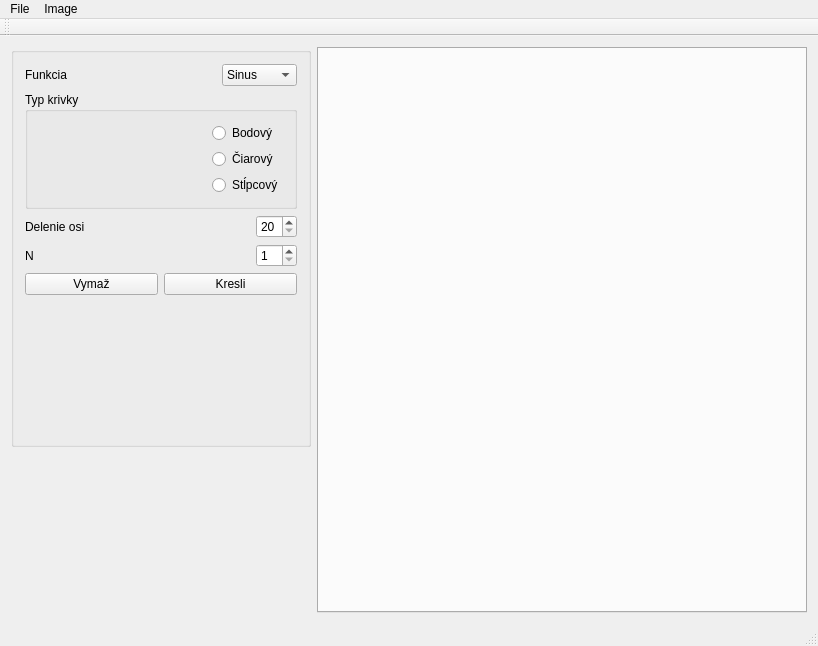
<?xml version="1.0" encoding="UTF-8"?>
<ui version="4.0">
 <class>ImageViewerClass</class>
 <widget class="QMainWindow" name="ImageViewerClass">
  <property name="geometry">
   <rect>
    <x>0</x>
    <y>0</y>
    <width>818</width>
    <height>646</height>
   </rect>
  </property>
  <property name="windowTitle">
   <string>ImageViewer</string>
  </property>
  <widget class="QWidget" name="centralWidget">
   <layout class="QGridLayout" name="gridLayout">
    <item row="0" column="0">
     <widget class="QGroupBox" name="groupBox">
      <property name="maximumSize">
       <size>
        <width>300</width>
        <height>400</height>
       </size>
      </property>
      <property name="title">
       <string/>
      </property>
      <layout class="QVBoxLayout" name="verticalLayout">
       <item>
        <layout class="QHBoxLayout" name="horizontalLayout_2">
         <item>
          <widget class="QLabel" name="label">
           <property name="text">
            <string>Funkcia</string>
           </property>
          </widget>
         </item>
         <item>
          <spacer name="horizontalSpacer_2">
           <property name="orientation">
            <enum>Qt::Horizontal</enum>
           </property>
           <property name="sizeHint" stdset="0">
            <size>
             <width>40</width>
             <height>20</height>
            </size>
           </property>
          </spacer>
         </item>
         <item>
          <widget class="QComboBox" name="comboBox">
           <property name="currentIndex">
            <number>0</number>
           </property>
           <item>
            <property name="text">
             <string>Sinus</string>
            </property>
           </item>
           <item>
            <property name="text">
             <string>Cosinus</string>
            </property>
           </item>
          </widget>
         </item>
        </layout>
       </item>
       <item>
        <widget class="QGroupBox" name="groupBox_2">
         <property name="title">
          <string>Typ krivky</string>
         </property>
         <layout class="QHBoxLayout" name="horizontalLayout_6">
          <item>
           <spacer name="horizontalSpacer_4">
            <property name="orientation">
             <enum>Qt::Horizontal</enum>
            </property>
            <property name="sizeHint" stdset="0">
             <size>
              <width>282</width>
              <height>20</height>
             </size>
            </property>
           </spacer>
          </item>
          <item>
           <layout class="QVBoxLayout" name="verticalLayout_2">
            <item>
             <widget class="QRadioButton" name="radioButton">
              <property name="text">
               <string>Bodový</string>
              </property>
             </widget>
            </item>
            <item>
             <widget class="QRadioButton" name="radioButton_2">
              <property name="text">
               <string>Čiarový</string>
              </property>
             </widget>
            </item>
            <item>
             <widget class="QRadioButton" name="radioButton_3">
              <property name="text">
               <string>Stĺpcový</string>
              </property>
             </widget>
            </item>
           </layout>
          </item>
         </layout>
        </widget>
       </item>
       <item>
        <layout class="QHBoxLayout" name="horizontalLayout_3">
         <item>
          <widget class="QLabel" name="label_3">
           <property name="text">
            <string>Delenie osi</string>
           </property>
          </widget>
         </item>
         <item>
          <spacer name="horizontalSpacer">
           <property name="orientation">
            <enum>Qt::Horizontal</enum>
           </property>
           <property name="sizeHint" stdset="0">
            <size>
             <width>40</width>
             <height>20</height>
            </size>
           </property>
          </spacer>
         </item>
         <item>
          <widget class="QSpinBox" name="spinBox">
           <property name="minimum">
            <number>20</number>
           </property>
           <property name="maximum">
            <number>50</number>
           </property>
           <property name="singleStep">
            <number>2</number>
           </property>
          </widget>
         </item>
        </layout>
       </item>
       <item>
        <layout class="QHBoxLayout" name="horizontalLayout_4">
         <item>
          <widget class="QLabel" name="label_2">
           <property name="text">
            <string>N</string>
           </property>
          </widget>
         </item>
         <item>
          <spacer name="horizontalSpacer_3">
           <property name="orientation">
            <enum>Qt::Horizontal</enum>
           </property>
           <property name="sizeHint" stdset="0">
            <size>
             <width>40</width>
             <height>20</height>
            </size>
           </property>
          </spacer>
         </item>
         <item>
          <widget class="QSpinBox" name="spinBox_2">
           <property name="minimum">
            <number>1</number>
           </property>
          </widget>
         </item>
        </layout>
       </item>
       <item>
        <layout class="QHBoxLayout" name="horizontalLayout_5">
         <item>
          <widget class="QPushButton" name="vymaz">
           <property name="text">
            <string>Vymaž</string>
           </property>
          </widget>
         </item>
         <item>
          <widget class="QPushButton" name="kresli">
           <property name="text">
            <string>Kresli</string>
           </property>
          </widget>
         </item>
        </layout>
       </item>
       <item>
        <spacer name="verticalSpacer">
         <property name="orientation">
          <enum>Qt::Vertical</enum>
         </property>
         <property name="sizeHint" stdset="0">
          <size>
           <width>20</width>
           <height>40</height>
          </size>
         </property>
        </spacer>
       </item>
      </layout>
     </widget>
    </item>
    <item row="0" column="1" rowspan="2">
     <widget class="QTabWidget" name="tabWidget">
      <property name="documentMode">
       <bool>false</bool>
      </property>
      <property name="tabsClosable">
       <bool>true</bool>
      </property>
      <property name="movable">
       <bool>true</bool>
      </property>
     </widget>
    </item>
   </layout>
  </widget>
  <widget class="QMenuBar" name="menuBar">
   <property name="geometry">
    <rect>
     <x>0</x>
     <y>0</y>
     <width>818</width>
     <height>22</height>
    </rect>
   </property>
   <widget class="QMenu" name="menuFile">
    <property name="title">
     <string>File</string>
    </property>
    <addaction name="actionNew"/>
    <addaction name="actionOpen"/>
    <addaction name="actionSave_as"/>
   </widget>
   <widget class="QMenu" name="menuImage">
    <property name="title">
     <string>Image</string>
    </property>
    <addaction name="actionRename"/>
    <addaction name="actionClear"/>
   </widget>
   <addaction name="menuFile"/>
   <addaction name="menuImage"/>
  </widget>
  <widget class="QToolBar" name="mainToolBar">
   <attribute name="toolBarArea">
    <enum>TopToolBarArea</enum>
   </attribute>
   <attribute name="toolBarBreak">
    <bool>false</bool>
   </attribute>
  </widget>
  <widget class="QStatusBar" name="statusBar"/>
  <action name="actionNew">
   <property name="text">
    <string>New</string>
   </property>
  </action>
  <action name="actionOpen">
   <property name="text">
    <string>Open</string>
   </property>
  </action>
  <action name="actionSave_as">
   <property name="text">
    <string>Save as</string>
   </property>
  </action>
  <action name="actionRename">
   <property name="text">
    <string>Rename</string>
   </property>
  </action>
  <action name="actionClear">
   <property name="text">
    <string>Clear</string>
   </property>
  </action>
 </widget>
 <layoutdefault spacing="6" margin="11"/>
 <resources>
  <include location="ImageViewer.qrc"/>
 </resources>
 <connections/>
</ui>
